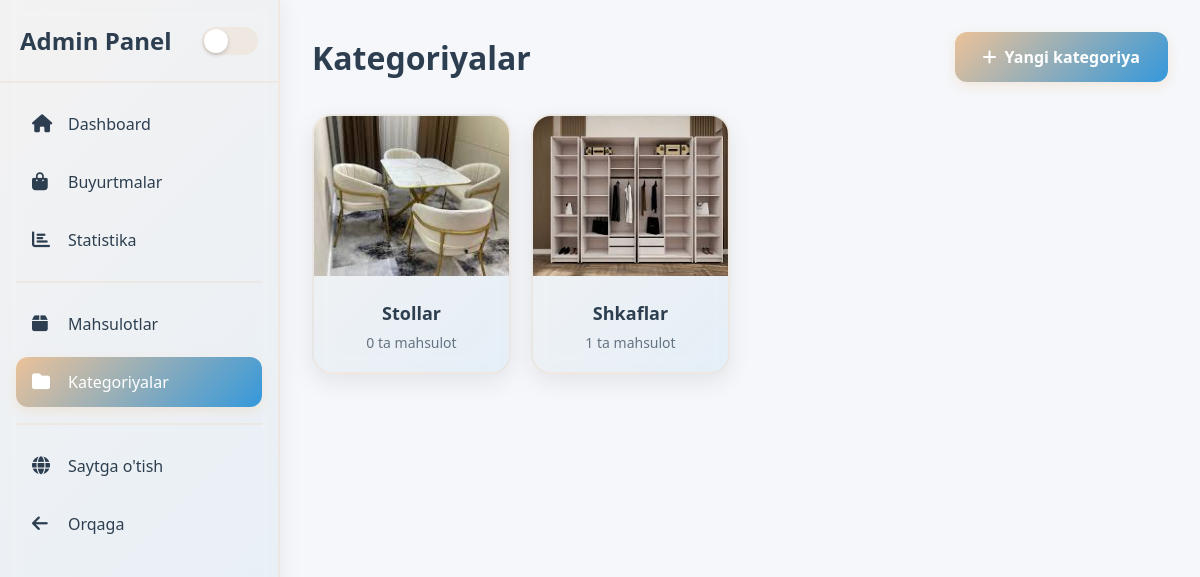
Page /categories/ (signed in) on the committed database.
### main/models.py (models this page shows, shortened)
class Category(models.Model):
    name_uz = models.CharField(max_length=100)
    name_ru = models.CharField(max_length=100, blank=True)
    image = models.ImageField(upload_to='categories/')

### main/views.py (the view)
# urls.py: path('categories/', views.admin_categories, name='admin_categories'),
@login_required
@admin_required
def admin_categories(request):
    categories = Category.objects.annotate(
    product_count=Count('products')
    ).order_by('-id')
    return render(request, 'admin/categories.html', {'categories': categories})

### main/context_processors.py (called while the page is built)
def cart_count(request):
    count = 0
    if request.user.is_authenticated:
        count = BasketItem.objects.filter(user=request.user).aggregate(total=Sum('quantity'))['total'] or 0
    return {'cart_count': count}

### main/views.py (called while the page is built)
def admin_required(view_func):
    @wraps(view_func)
    def wrapped_view(request, *args, **kwargs):
        if not request.user.is_authenticated or not (request.user.is_staff or request.user.is_superuser):
            messages.error(request, "Siz admin emasiz!")
            return redirect('/')
        return view_func(request, *args, **kwargs)
    return wrapped_view

### main/templates/admin/categories.html (shortened to what this page needs)
{% extends "admin/abase.html" %}
{% block content %}
<div class="page-header">
    <h1 class="page-title">Kategoriyalar</h1>
    <a href="{% url 'admin_category_add' %}" class="add-btn">
        <i class="fas fa-plus"></i>
        Yangi kategoriya
    </a>
</div>
<div class="categories-grid">
    {% for category in categories %}
    <div class="category-card">
        {% if category.image %}
        <img src="{{ category.image.url }}" alt="{{ category.name_uz }}" class="category-image">
        {% else %}
        <div class="image-placeholder">
            <i class="fas fa-folder-open"></i>
        </div>
        {% endif %}
        <div class="category-info">
            <h3 class="category-name">{{ category.name_uz }}</h3>
            <p class="product-count">{{ category.product_count|default:0 }} ta mahsulot</p>
        </div>
    </div>
    {% empty %}
    <div class="empty-state">
        <i class="fas fa-folder-open"></i>
        <p style="font-size: 1.25rem;">Hozircha kategoriya yo'q</p>
    </div>
    {% endfor %}
</div>
{% endblock %}

### main/templates/admin/abase.html (shortened to what this page needs)
{% load static %}
<!DOCTYPE html>
<html lang="uz">
<head>
    <link rel="stylesheet" href="https://cdnjs.cloudflare.com/ajax/libs/font-awesome/6.5.0/css/all.min.css">
</head>
<body>
    <aside class="sidebar" id="sidebar">
        <div class="sidebar-header">
            <h2 class="sidebar-title">Admin Panel</h2>
            <div class="theme-toggle" id="themeToggle" onclick="toggleTheme()"></div>
        </div>
        <nav class="sidebar-menu">
            <a href="{% url 'index' %}"
                class="menu-item {% if request.resolver_match.url_name == 'index' %}active{% endif %}">
                <i class="fas fa-home"></i>
                <span>Dashboard</span>
            </a>
            <a href="{% url 'orders' %}"
                class="menu-item {% if request.resolver_match.url_name == 'orders' %}active{% endif %}">
                <i class="fas fa-shopping-bag"></i>
                <span>Buyurtmalar</span>
            </a>
            <a href="{% url 'statistics' %}"
                class="menu-item {% if request.resolver_match.url_name == 'statistics' %}active{% endif %}">
                <i class="fas fa-chart-bar"></i>
                <span>Statistika</span>
            </a>
            <div class="menu-divider"></div>
            <a href="{% url 'admin_products' %}"
                class="menu-item {% if 'admin_products' in request.resolver_match.url_name or 'admin_product' in request.resolver_match.url_name %}active{% endif %}">
                <i class="fas fa-box"></i>
                <span>Mahsulotlar</span>
            </a>
            <a href="{% url 'admin_categories' %}"
                class="menu-item {% if 'admin_categor' in request.resolver_match.url_name %}active{% endif %}">
                <i class="fas fa-folder"></i>
                <span>Kategoriyalar</span>
            </a>
            <div class="menu-divider"></div>
            <a href="{% url 'index' %}" class="menu-item">
                <i class="fas fa-globe"></i>
                <span>Saytga o'tish</span>
            </a>
            <a href="javascript:history.back()" class="menu-item">
                <i class="fas fa-arrow-left"></i>
                <span>Orqaga</span>
            </a>
        </nav>
    </aside>
    <main class="main-content">
        {% block content %}
        {% endblock %}
    </main>
</body>
</html>

### main/templates/admin/abase.html (style rules this page uses)
:root { --primary: #ECC299; --secondary: #3498db; --bg: #f5f7fa; --sidebar: #ffffff; --text: #2c3e50; --shadow: 0 2px 10px rgba(0, 0, 0, 0.08); }
* { margin: 0; padding: 0; box-sizing: border-box; }
body { background: var(--bg); color: var(--text); font-family: "Segoe UI", sans-serif; transition: background 0.3s, color 0.3s; }
.sidebar { width: 280px; background: linear-gradient(135deg, rgba(236, 194, 153, 0.08) 0%, rgba(52, 152, 219, 0.08) 100%); backdrop-filter: blur(10px); border-right: 2px solid rgba(236, 194, 153, 0.2); box-shadow: 4px 0 20px rgba(0, 0, 0, 0.05); position: fixed; top: 0; left: 0; height: 100vh; overflow-y: auto; transition: transform 0.3s ease; z-index: 1000; }
.sidebar-header { padding: 24px 20px; border-bottom: 2px solid rgba(236, 194, 153, 0.2); display: flex; align-items: center; justify-content: space-between; }
.sidebar-title { font-size: 1.5rem; font-weight: 700; color: var(--text); }
.theme-toggle { position: relative; width: 56px; height: 28px; background: rgba(236, 194, 153, 0.2); border-radius: 14px; cursor: pointer; transition: all 0.3s; }
.theme-toggle::after { content: ''; position: absolute; top: 2px; left: 2px; width: 24px; height: 24px; background: white; border-radius: 50%; transition: transform 0.3s; box-shadow: 0 2px 4px rgba(0, 0, 0, 0.2); }
.sidebar-menu { padding: 16px; }
.menu-item { display: flex; align-items: center; gap: 12px; padding: 14px 16px; margin-bottom: 8px; border-radius: 12px; color: var(--text); text-decoration: none; transition: all 0.3s; position: relative; overflow: hidden; }
.menu-item::before { content: ''; position: absolute; top: 0; left: -100%; width: 100%; height: 100%; background: linear-gradient(90deg, transparent, rgba(236, 194, 153, 0.1), transparent); transition: left 0.5s; }
.menu-item.active { background: linear-gradient(135deg, var(--primary) 0%, var(--secondary) 100%); color: white; box-shadow: 0 4px 12px rgba(236, 194, 153, 0.3); }
.menu-item i { font-size: 1.125rem; width: 24px; }
.menu-divider { height: 2px; background: rgba(236, 194, 153, 0.2); margin: 16px 0; }
.main-content { margin-left: 280px; min-height: 100vh; padding: 32px; transition: margin-left 0.3s; }

### main/templates/admin/categories.html (style rules this page uses)
.page-header { display: flex; justify-content: space-between; align-items: center; margin-bottom: 32px; flex-wrap: wrap; gap: 16px; }
.page-title { font-size: 2rem; font-weight: 700; color: var(--text); }
.add-btn { display: inline-flex; align-items: center; gap: 8px; padding: 14px 28px; background: linear-gradient(135deg, var(--primary) 0%, var(--secondary) 100%); color: white; text-decoration: none; border-radius: 12px; font-weight: 700; box-shadow: 0 4px 12px rgba(236, 194, 153, 0.3); transition: all 0.3s; }
.categories-grid { display: grid; grid-template-columns: repeat(2, 1fr); gap: 20px; }
@media (min-width: 640px) { .categories-grid { grid-template-columns: repeat(3, 1fr); } }
@media (min-width: 1024px) { .categories-grid { grid-template-columns: repeat(4, 1fr); } }
.category-card { background: linear-gradient(135deg, rgba(236, 194, 153, 0.08) 0%, rgba(52, 152, 219, 0.08) 100%); border: 2px solid rgba(236, 194, 153, 0.2); border-radius: 20px; overflow: hidden; backdrop-filter: blur(10px); box-shadow: 0 8px 24px rgba(0, 0, 0, 0.08); transition: all 0.3s; position: relative; }
.category-image { width: 100%; height: 160px; object-fit: cover; transition: transform 0.5s; }
.category-info { padding: 20px; text-align: center; }
.category-name { font-size: 1.125rem; font-weight: 700; color: var(--text); margin-bottom: 8px; display: -webkit-box; -webkit-line-clamp: 2; -webkit-box-orient: vertical; overflow: hidden; }
.product-count { font-size: 0.875rem; color: var(--text); opacity: 0.7; }

### rows in the picture
Category: image (picture), name_uz "Stollar", product_count "0"
Category: image (picture), name_uz "Shkaflar", product_count "1"
